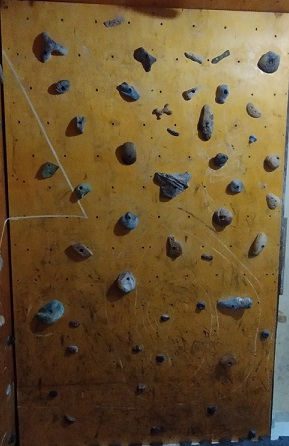
#> input picture img/parede.jpg, 289 x 446 px, found by its file name
$ python core.py   (older library calls are emulated)
#> lines starting #> are read from the running program, lines starting #| are printed output that depends on the picture; after the words box and inside, x2 and y2 are one past the last pixel; in counts of white or black regions, pixels touching at a corner belong together
import cv2
import numpy as np

# Carrega a imagem da parede de escalada
img = cv2.imread(".\img\parede.jpg")
#> img is the input picture: shape (446, 289, 3); mean B, G, R 49.6, 85.2, 107.9

# Converte a imagem para tons de cinza
gray = cv2.cvtColor(img, cv2.COLOR_BGR2GRAY)
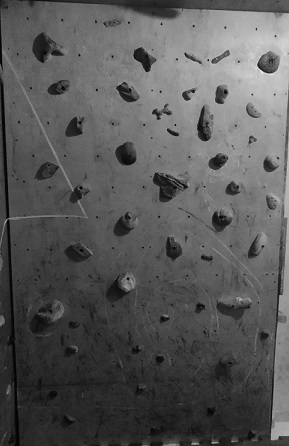
#> gray: shape (446, 289); min 1, max 247, mean 87.9

# Aplica um filtro Gaussiano para suavizar a imagem
blur = cv2.GaussianBlur(gray, (5, 5), 0)

# Detecta as bordas na imagem usando o operador de Sobel
sobelx = cv2.Sobel(blur, cv2.CV_64F, 1, 0, ksize=3)
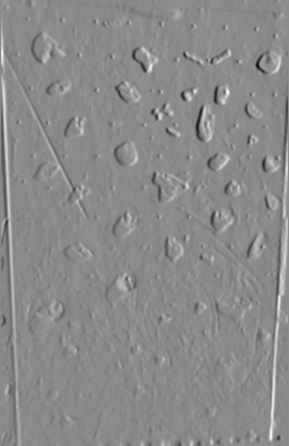
#> sobelx: shape (446, 289) float64; min -380, max 323, mean 2.6; drawn with min black and max white
sobely = cv2.Sobel(blur, cv2.CV_64F, 0, 1, ksize=3)
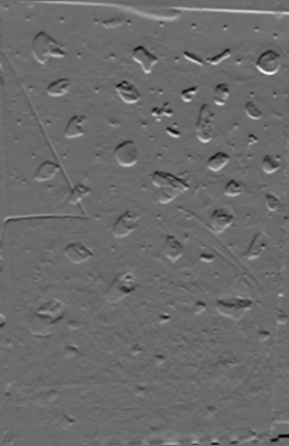
#> sobely: shape (446, 289) float64; min -280, max 383, mean -0.2; drawn with min black and max white
edges = cv2.addWeighted(sobelx, 0.5, sobely, 0.5, 0)
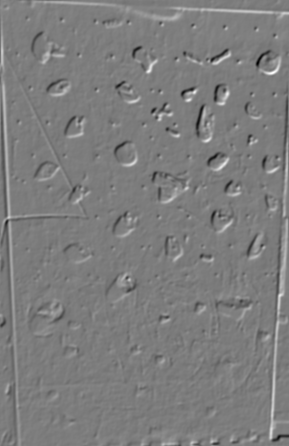
#> edges: shape (446, 289) float64; min -223, max 232, mean 1.2; drawn with min black and max white


edges = cv2.Canny(gray, 50, 200)
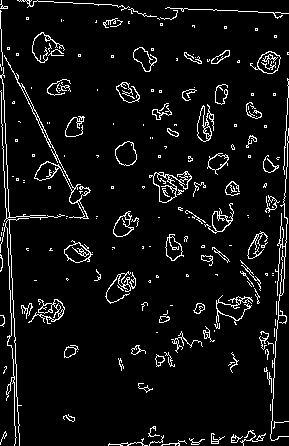
#> edges: shape (446, 289); 6.3% white in thin lines or dots
edges = np.uint8(edges)

lines = cv2.HoughLines(edges, 1, np.pi/180, 100)
#> lines = [[0, 3.11], [292, 0.0524], [3, 3.09], [5, 3.09], [17, 2.69], [297, 0.0698], [-2, 1.62], [-7, 3.12], [299, 0.0698], [21, 2.67], [19, 2.69]]

# Desenha as linhas detectadas na imagem original
for line in lines:
    rho,theta = line[0]
    a = np.cos(theta)
    b = np.sin(theta)
    x0 = a*rho
    y0 = b*rho
    x1 = int(x0 + 1000*(-b))
    y1 = int(y0 + 1000*(a))
    x2 = int(x0 - 1000*(-b))
    y2 = int(y0 - 1000*(a))
    cv2.line(img, (x1, y1), (x2, y2), (0, 0, 255), 2)
#> this loop made 11 passes
#> (rho, theta, a, b, x0, y0, x1, y1) on passes 1 to 11: (0, 3.11, -0.999, 0.0349, 0, 0, -34, -999), (292, 0.0524, 0.999, 0.0523, 291.6, 15.28, 239, 1013), (3, 3.09, -0.999, 0.0523, -3, 0.157, -55, -998), (5, 3.09, -0.999, 0.0523, -4.99, 0.262, -57, -998), (17, 2.69, -0.899, 0.438, -15.28, 7.45, -453, -891), (297, 0.0698, 0.998, 0.0698, 296.3, 20.72, 226, 1018), (-2, 1.62, -0.0523, 0.999, 0.105, -2, -998, -54), (-7, 3.12, -1, 0.0175, 7, -0.122, -10, -999), (299, 0.0698, 0.998, 0.0698, 298.3, 20.86, 228, 1018), (21, 2.67, -0.891, 0.454, -18.71, 9.53, -472, -881), (19, 2.69, -0.899, 0.438, -17.08, 8.33, -455, -890)
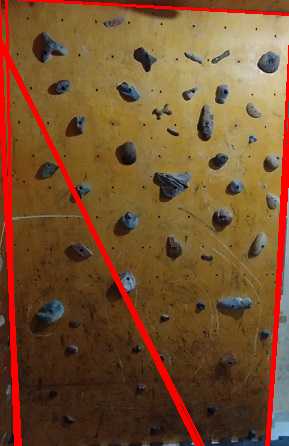
#> img: shape (446, 289, 3); 6.66% of pixels changed, all inside (x1, y1, x2, y2) = (0, 0, 289, 446)

# Encontra os contornos dos agarras na imagem
contours, hierarchy = cv2.findContours(edges, cv2.RETR_TREE, cv2.CHAIN_APPROX_SIMPLE)
#> contours = 361 contours, 286 with area under 20; largest, box (x1, y1, x2, y2) and area: (4, 55, 91, 219) 558, (149, 171, 192, 203) 552, (153, 172, 177, 203) 389, (115, 141, 137, 166) 383, (250, 51, 281, 74) 376

# Desenha os contornos dos agarras na imagem original
for contour in contours:
    (x, y, w, h) = cv2.boundingRect(contour)
    cv2.rectangle(img, (x, y), (x+w, y+h), (0, 255, 0), 2)
#> this loop made 361 passes
#> (x, y, w, h) on passes 1 to 3: (161, 440, 26, 6), (189, 438, 16, 7), (191, 442, 9, 3)
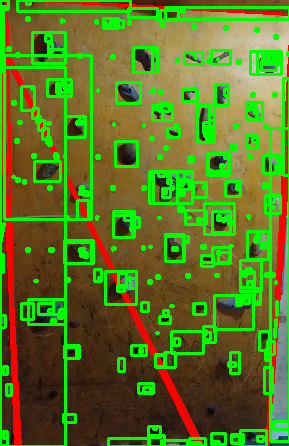
#> img: shape (446, 289, 3); mean B, G, R 34.9, 118.3, 92.1


# Exibe a imagem final
cv2.imshow("Resultado", img)
cv2.waitKey(0)
cv2.destroyAllWindows()

# [113 lines of commented-out code are left out]
